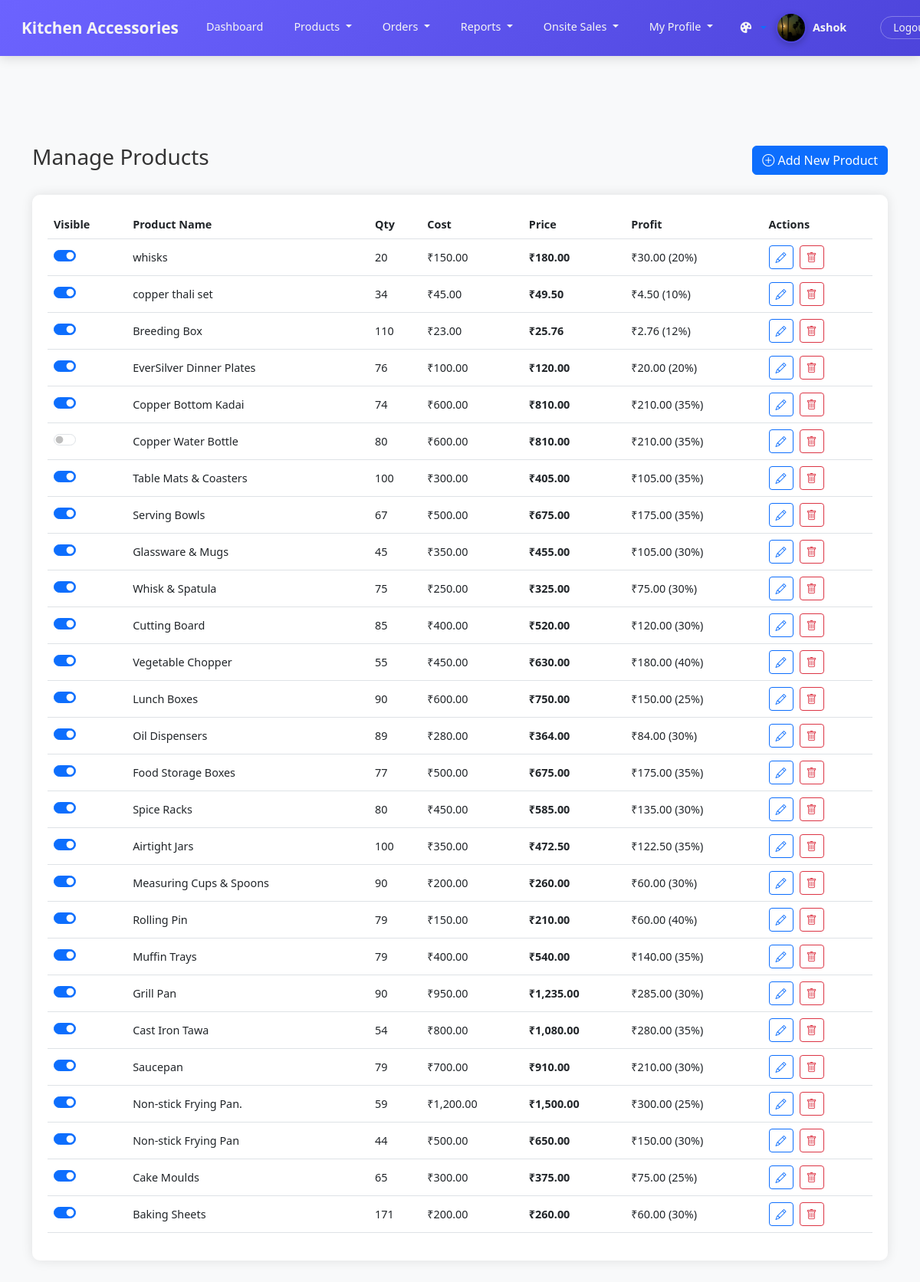
Page /admin/admin_products.php (signed in) on the committed database.
### tables this page shows
CREATE TABLE `users` (
  `id` int(11) NOT NULL,
  `username` varchar(50) NOT NULL,
  `email` varchar(100) NOT NULL,
  `phone` varchar(20) NOT NULL,
  `address_line1` varchar(255) NOT NULL,
  `city` varchar(100) NOT NULL,
  `state` varchar(100) NOT NULL,
  `postal_code` varchar(20) NOT NULL,
  `user_type` enum('user','admin') NOT NULL,
  `password` varchar(255) NOT NULL,
  `profile_image` varchar(255) NOT NULL,
  `created_at` timestamp NOT NULL DEFAULT current_timestamp(),
  `theme_preference` varchar(10) DEFAULT 'light',
  `color_scheme` varchar(10) DEFAULT 'default',
  `font_size` varchar(10) DEFAULT 'medium',
  `auto_logout` int(11) DEFAULT 30,
  `theme` varchar(10) DEFAULT 'light',
  `primary_color` varchar(7) DEFAULT '#5D3FD3',
  `secondary_color` varchar(7) DEFAULT '#f39c12',
  `font_color` varchar(7) DEFAULT '#333333',
  `auto_logout_time` int(11) DEFAULT 1800
);

CREATE TABLE `products` (
  `id` int(11) NOT NULL,
  `product_id` varchar(20) NOT NULL,
  `product_name` varchar(255) NOT NULL,
  `product_quantity` int(11) NOT NULL,
  `reorder_level` int(11) DEFAULT 10,
  `barcode_path` varchar(255) DEFAULT NULL,
  `product_price` decimal(10,2) NOT NULL,
  `agency_id` int(11) NOT NULL,
  `profit_percent` decimal(5,2) NOT NULL,
  `selling_price` decimal(10,2) NOT NULL,
  `product_image` varchar(255) DEFAULT NULL,
  `material` varchar(100) NOT NULL,
  `product_category` varchar(100) NOT NULL,
  `is_visible` tinyint(1) DEFAULT 1,
  `created_at` timestamp NOT NULL DEFAULT current_timestamp(),
  `updated_at` timestamp NULL DEFAULT NULL ON UPDATE current_timestamp(),
  `status` varchar(20) DEFAULT 'active'
);

### admin/admin_products.php (the view, shortened to what this page needs)
<?php
include '../config.php';
$query = "SELECT p.*, a.agency_name
          FROM products p
          LEFT JOIN agencies a ON p.agency_id = a.id
          ORDER BY p.created_at DESC";
$result = $conn->query($query);
$products = array();
if ($result->num_rows > 0) {
    while ($product = $result->fetch_assoc()) {
        $products[] = $product;
    }
}
?>
<!DOCTYPE html>
<html lang="en">
<head>
    <link href="https://cdn.jsdelivr.net/npm/bootstrap@5.3.0/dist/css/bootstrap.min.css" rel="stylesheet">
    <link href="https://cdn.jsdelivr.net/npm/bootstrap-icons@1.10.3/font/bootstrap-icons.css" rel="stylesheet">
</head>
<body>
<?php include "navbar.php"?>
    <div class="container py-5">
        <div class="d-flex justify-content-between align-items-center mb-4">
            <h1 class="h3">Manage Products</h1>
            <a href="add_product.php" class="btn btn-primary">
                <i class="bi bi-plus-circle"></i> Add New Product
            </a>
        </div>
        <div class="table-container">
            <div class="table-responsive">
                <table class="table table-hover align-middle">
                    <thead>
                        <tr>
                            <th>Visible</th>
                            <th>Product Name</th>
                            <th>Qty</th>
                            <th>Cost</th>
                            <th>Price</th>
                            <th>Profit</th>
                            <th>Actions</th>
                        </tr>
                    </thead>
                    <tbody>
                        <?php foreach ($products as $product):
                            $profit = $product['selling_price'] - $product['product_price'];
                            $profit_percent = ($product['product_price'] > 0)
                                ? ($profit / $product['product_price']) * 100
                                : 0;
                            $profit_class = ($profit > 0) ? 'profit-positive' :
                                          (($profit < 0) ? 'profit-negative' : 'profit-neutral');
                            $is_visible = isset($product['is_visible']) ? $product['is_visible'] : 1;
                        ?>
                            <tr>
                                <td>
                                    <form method="post" class="visibility-form">
                                        <div class="form-check form-switch">
                                            <input class="form-check-input" type="checkbox" name="is_visible"
                                                id="visible-<?= htmlspecialchars($product['id']); ?>"
                                                <?= $is_visible ? 'checked' : '' ?>
                                                onchange="this.form.submit()">
                                        </div>
                                    </form>
                                </td>
                                <td><?= htmlspecialchars($product['product_name']); ?></td>
                                <td><?= htmlspecialchars($product['product_quantity']); ?></td>
                                <td>₹<?= number_format($product['product_price'], 2); ?></td>
                                <td class="selling-price">₹<?= number_format($product['selling_price'], 2); ?></td>
                                <td class="<?= $profit_class ?>">
                                    ₹<?= number_format($profit, 2); ?>
                                    (<?= number_format($profit_percent, 0); ?>%)
                                </td>
                                <td>
                                    <div class="d-flex gap-2">
                                        <a href="edit_product.php?id=<?= htmlspecialchars($product['id']); ?>"
                                           class="btn btn-sm btn-outline-primary"
                                           title="Edit">
                                            <i class="bi bi-pencil"></i>
                                        </a>
                                        <a href="delete_product.php?id=<?= htmlspecialchars($product['id']); ?>"
                                           class="btn btn-sm btn-outline-danger"
                                           title="Delete"
                                           onclick="return confirm('Are you sure you want to delete this product?');">
                                            <i class="bi bi-trash"></i>
                                        </a>
                                    </div>
                                </td>
                            </tr>
                        <?php endforeach; ?>
                    </tbody>
                </table>
            </div>
        </div>
    </div>
</body>
</html>

### admin/navbar.php (shortened to what this page needs)
<?php
require_once '../config.php';
$username = 'Admin';
$profile_image = "../uploads/profilephoto/default-avatar.png";
$theme_preference = 'light';
$color_scheme = 'default';
$font_size = 'medium';
try {
    if (isset($conn)) {
        if ($conn && $conn->ping()) {
            $user_id = $_SESSION['user_id'];
            $stmt = $conn->prepare("SELECT username, profile_image, theme_preference, color_scheme, font_size, auto_logout FROM users WHERE id = ?");
            if ($stmt) {
                $stmt->bind_param("i", $user_id);
                $stmt->execute();
                $result = $stmt->get_result();
                if ($result && $result->num_rows > 0) {
                    $user = $result->fetch_assoc();
                    $username = htmlspecialchars($user['username'] ?? 'Admin');
                    if (!empty($user['profile_image'])) {
                        $img_path = strpos($user['profile_image'], 'uploads/profilephoto/') !== false
                            ? "../" . $user['profile_image']
                            : "../uploads/profilephoto/" . $user['profile_image'];
                        if (file_exists($img_path)) {
                            $profile_image = $img_path;
                        }
                    }
                    $theme_preference = $user['theme_preference'] ?? 'light';
                    $color_scheme = $user['color_scheme'] ?? 'default';
                    $font_size = $user['font_size'] ?? 'medium';
                }
            }
        }
    }
} catch (Exception $e) {
    error_log("Navbar database error: " . $e->getMessage());
}
$body_class = "theme-{$theme_preference} color-{$color_scheme} font-{$font_size}";
?>
<!DOCTYPE html>
<html lang="en">
<head>
    <link href="https://cdn.jsdelivr.net/npm/bootstrap@5.3.0-alpha1/dist/css/bootstrap.min.css" rel="stylesheet">
    <link rel="stylesheet" href="https://cdn.jsdelivr.net/npm/bootstrap-icons@1.11.0/font/bootstrap-icons.css">
</head>
<body class="<?php echo $body_class; ?>">
    <header class="admin-header fixed-top">
        <nav class="navbar navbar-expand-lg">
            <div class="container-fluid">
                <a class="navbar-brand" href="admin_dashboard.php">
                    Kitchen Accessories
                </a>
                <div class="collapse navbar-collapse" id="adminNavbar">
                    <ul class="navbar-nav me-auto mb-2 mb-lg-0">
                        <li class="nav-item">
                            <a class="nav-link" href="admin_dashboard.php">
                                Dashboard
                            </a>
                        </li>
                        <li class="nav-item dropdown">
                            <a class="nav-link dropdown-toggle" href="#" role="button" data-bs-toggle="dropdown" aria-expanded="false">
                                Products
                            </a>
                        </li>
                        <li class="nav-item dropdown">
                            <a class="nav-link dropdown-toggle" href="#" role="button" data-bs-toggle="dropdown" aria-expanded="false">
                                Orders
                            </a>
                        </li>
                        <li class="nav-item dropdown">
                            <a class="nav-link dropdown-toggle" href="#" role="button" data-bs-toggle="dropdown" aria-expanded="false">
                                Reports
                            </a>
                        </li>
                        <li class="nav-item dropdown">
                            <a class="nav-link dropdown-toggle" href="#" role="button" data-bs-toggle="dropdown" aria-expanded="false">
                                Onsite Sales
                            </a>
                        </li>
                        <li class="nav-item dropdown">
                            <a class="nav-link dropdown-toggle" href="#" role="button" data-bs-toggle="dropdown" aria-expanded="false">
                                My Profile
                            </a>
                        </li>
                    </ul>
                    <div class="user-profile d-flex align-items-center">
                        <div class="dropdown">
                            <a href="#" class="d-flex align-items-center text-decoration-none dropdown-toggle" id="themeDropdown" data-bs-toggle="dropdown" aria-expanded="false">
                                <i class="bi bi-palette-fill me-2" style="color: var(--light-color);"></i>
                            </a>
                        </div>
                        <a href="myprofile.php" class="d-flex align-items-center text-decoration-none">
                            <img src="<?php echo $profile_image; ?>"
                                 alt="Profile"
                                 class="profile-image"
                                 onerror="this.src='../uploads/profilephoto/default-avatar.png'">
                            <span class="username ms-2"><?php echo $username; ?></span>
                        </a>
                        <form method="post" action="" class="ms-3">
                            <button type="submit" name="logout" class="logout-btn">
                                Logout
                            </button>
                        </form>
                    </div>
                </div>
            </div>
        </nav>
    </header>
    <main>
    </main>
</body>
</html>

### admin/admin_products.php (style rules this page uses)
body { background-color: #f8f9fa; }
.table-container { background-color: white; border-radius: 10px; box-shadow: 0 0 15px rgba(0,0,0,0.1); padding: 20px; margin-top: 20px; }
.table th { background-color: #343a40; color: white; }
.selling-price { color: #dc3545; font-weight: bold; }
.form-check-input:checked { background-color: #28a745; border-color: #28a745; }
.profit-positive { color: #28a745; }
.visibility-form { display: inline-block; margin: 0; }

### admin/navbar.php (style rules this page uses)
:root { --primary-color: #6c63ff; --secondary-color: #4d44db; --dark-color: #222831; --light-color: #f5f5f5; --accent: #8A65FF; --accent-light: #A98FFF; --text-light: #f5f5f5; --text-dark: #222831; --bg-color: #f8f9fa; --card-bg: #ffffff; --text-color: #333333; --border-color: #dee2e6; }
.font-small { font-size: 0.9rem; }
body { margin: 0; font-family: 'Segoe UI', system-ui, -apple-system, sans-serif; background-color: var(--bg-color); color: var(--text-color); transition: background-color 0.3s, color 0.3s; }
.admin-header { background: linear-gradient(135deg, var(--primary-color) 0%, var(--secondary-color) 100%); box-shadow: 0 2px 15px rgba(0,0,0,0.15); padding: 0; }
.navbar-brand { font-weight: 700; color: var(--light-color) !important; font-size: 1.3rem; padding-left: 1rem; }
.nav-item { position: relative; }
.nav-link { color: var(--light-color) !important; font-weight: 500; padding: 1rem 1.25rem !important; border-bottom: 3px solid transparent; transition: all 0.3s ease; }
.user-profile { display: flex; align-items: center; gap: 0.75rem; padding: 0 1rem; }
.profile-image { width: 40px; height: 40px; border-radius: 50%; object-fit: cover; border: 2px solid var(--secondary-color); box-shadow: 0 3px 8px rgba(0,0,0,0.2); transition: all 0.3s ease; }
.username { font-weight: 600; color: var(--light-color); margin-right: 1rem; }
.logout-btn { background: none; border: 1px solid rgba(255,255,255,0.3); color: var(--light-color); border-radius: 20px; padding: 0.25rem 1rem; font-size: 0.85rem; transition: all 0.3s ease; font-weight: 500; }
main { margin-top: 76px; padding: 2rem; transition: all 0.3s ease; background-color: var(--bg-color); color: var(--text-color); }

### rows in the picture
users: profile_image (picture), username "Ashok"
products: is_visible "☑", product_name "whisks", product_quantity "20", product_price "150.00", selling_price "180.00", profit "30.00", profit_percent "20"
products: is_visible "☑", product_name "copper thali set", product_quantity "34", product_price "45.00", selling_price "49.50", profit "4.50", profit_percent "10"
products: is_visible "☑", product_name "Breeding Box", product_quantity "110", product_price "23.00", selling_price "25.76", profit "2.76", profit_percent "12"
products: is_visible "☑", product_name "EverSilver Dinner Plates", product_quantity "76", product_price "100.00", selling_price "120.00", profit "20.00", profit_percent "20"
products: is_visible "☑", product_name "Copper Bottom Kadai", product_quantity "74", product_price "600.00", selling_price "810.00", profit "210.00", profit_percent "35"
products: product_name "Copper Water Bottle", product_quantity "80", product_price "600.00", selling_price "810.00", profit "210.00", profit_percent "35"
products: is_visible "☑", product_name "Table Mats & Coasters", product_quantity "100", product_price "300.00", selling_price "405.00", profit "105.00", profit_percent "35"
products: is_visible "☑", product_name "Serving Bowls", product_quantity "67", product_price "500.00", selling_price "675.00", profit "175.00", profit_percent "35"
products: is_visible "☑", product_name "Glassware & Mugs", product_quantity "45", product_price "350.00", selling_price "455.00", profit "105.00", profit_percent "30"
products: is_visible "☑", product_name "Whisk & Spatula", product_quantity "75", product_price "250.00", selling_price "325.00", profit "75.00", profit_percent "30"
products: is_visible "☑", product_name "Cutting Board", product_quantity "85", product_price "400.00", selling_price "520.00", profit "120.00", profit_percent "30"
products: is_visible "☑", product_name "Vegetable Chopper", product_quantity "55", product_price "450.00", selling_price "630.00", profit "180.00", profit_percent "40"
products: is_visible "☑", product_name "Lunch Boxes", product_quantity "90", product_price "600.00", selling_price "750.00", profit "150.00", profit_percent "25"
products: is_visible "☑", product_name "Oil Dispensers", product_quantity "89", product_price "280.00", selling_price "364.00", profit "84.00", profit_percent "30"
products: is_visible "☑", product_name "Food Storage Boxes", product_quantity "77", product_price "500.00", selling_price "675.00", profit "175.00", profit_percent "35"
products: is_visible "☑", product_name "Spice Racks", product_quantity "80", product_price "450.00", selling_price "585.00", profit "135.00", profit_percent "30"
products: is_visible "☑", product_name "Airtight Jars", product_quantity "100", product_price "350.00", selling_price "472.50", profit "122.50", profit_percent "35"
products: is_visible "☑", product_name "Measuring Cups & Spoons", product_quantity "90", product_price "200.00", selling_price "260.00", profit "60.00", profit_percent "30"
products: is_visible "☑", product_name "Rolling Pin", product_quantity "79", product_price "150.00", selling_price "210.00", profit "60.00", profit_percent "40"
products: is_visible "☑", product_name "Muffin Trays", product_quantity "79", product_price "400.00", selling_price "540.00", profit "140.00", profit_percent "35"
products: is_visible "☑", product_name "Grill Pan", product_quantity "90", product_price "950.00", selling_price "1,235.00", profit "285.00", profit_percent "30"
products: is_visible "☑", product_name "Cast Iron Tawa", product_quantity "54", product_price "800.00", selling_price "1,080.00", profit "280.00", profit_percent "35"
products: is_visible "☑", product_name "Saucepan", product_quantity "79", product_price "700.00", selling_price "910.00", profit "210.00", profit_percent "30"
products: is_visible "☑", product_name "Non-stick Frying Pan.", product_quantity "59", product_price "1,200.00", selling_price "1,500.00", profit "300.00", profit_percent "25"
products: is_visible "☑", product_name "Non-stick Frying Pan", product_quantity "44", product_price "500.00", selling_price "650.00", profit "150.00", profit_percent "30"
products: is_visible "☑", product_name "Cake Moulds", product_quantity "65", product_price "300.00", selling_price "375.00", profit "75.00", profit_percent "25"
products: is_visible "☑", product_name "Baking Sheets", product_quantity "171", product_price "200.00", selling_price "260.00", profit "60.00", profit_percent "30"
